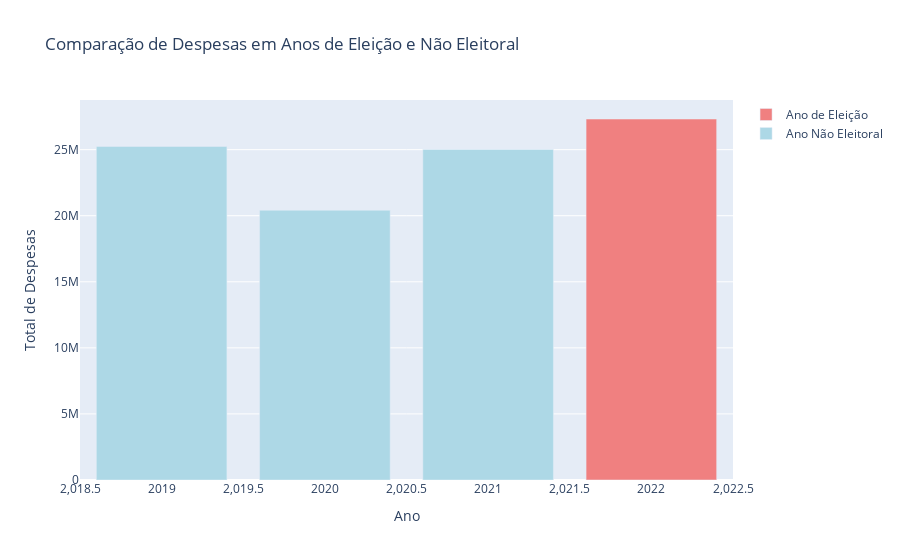

Here is the notebook cell this chart was saved with:
### Markdown cell above
### 3.2 Comparação de Despesas em Anos de Eleição e Não Eleitorais

Gastos de senadores em anos de eleição em comparação com anos não eleitorais.

### Code cell
# Adicionar uma coluna para indicar se é ano de eleição
#Lambda para verificar o único ano de eleição do dataset:  2022
ceaps_2019_2022['ANO_ELEICAO'] = ceaps_2019_2022['ANO'].apply(lambda x: 'Ano de Eleição' if x == 2022 else 'Ano Não Eleitoral')

# Agrupar as despesas por ano e tipo de ano
despesas_ano = ceaps_2019_2022.groupby(['ANO_ELEICAO', 'ANO'])['VALOR_REEMBOLSADO'].sum().reset_index()

# Criar gráficos para comparar os gastos em anos de eleição e não eleição
trace1 = go.Bar(
    x=despesas_ano[despesas_ano['ANO_ELEICAO'] == 'Ano de Eleição']['ANO'],
    y=despesas_ano[despesas_ano['ANO_ELEICAO'] == 'Ano de Eleição']['VALOR_REEMBOLSADO'],
    name='Ano de Eleição',
    marker=dict(color='lightcoral')
)

trace2 = go.Bar(
    x=despesas_ano[despesas_ano['ANO_ELEICAO'] == 'Ano Não Eleitoral']['ANO'],
    y=despesas_ano[despesas_ano['ANO_ELEICAO'] == 'Ano Não Eleitoral']['VALOR_REEMBOLSADO'],
    name='Ano Não Eleitoral',
    marker=dict(color='lightblue')
)

layout = go.Layout(
    title='Comparação de Despesas em Anos de Eleição e Não Eleitoral',
    xaxis=dict(title='Ano'),
    yaxis=dict(title='Total de Despesas'),
    barmode='group'
)

fig = go.Figure(data=[trace1, trace2], layout=layout)
py.iplot(fig)

### Figure 1 — Plotly figure (JSON) as saved in the notebook; plotly's stock layout.template omitted (floating-point values rounded to 4 significant figures)
{"data": [{"marker": {"color": "lightcoral"}, "name": "Ano de Eleição", "type": "bar", "x": [2022], "y": [27320000.0]}, {"marker": {"color": "lightblue"}, "name": "Ano Não Eleitoral", "type": "bar", "x": [2019, 2020, 2021], "y": [25250000.0, 20410000.0, 25020000.0]}], "layout": {"barmode": "group", "title": {"text": "Comparação de Despesas em Anos de Eleição e Não Eleitoral"}, "xaxis": {"title": {"text": "Ano"}}, "yaxis": {"title": {"text": "Total de Despesas"}}}}
